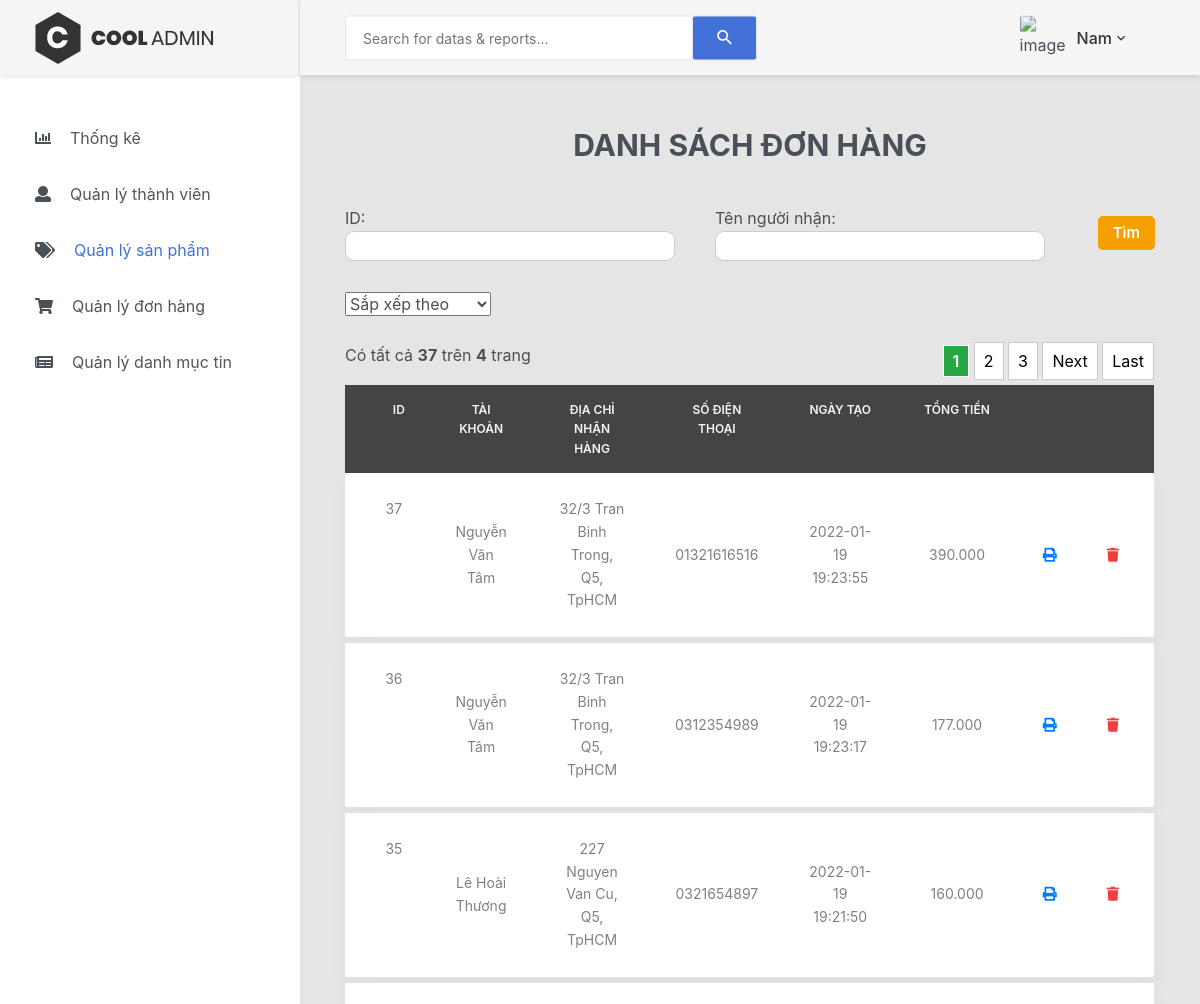
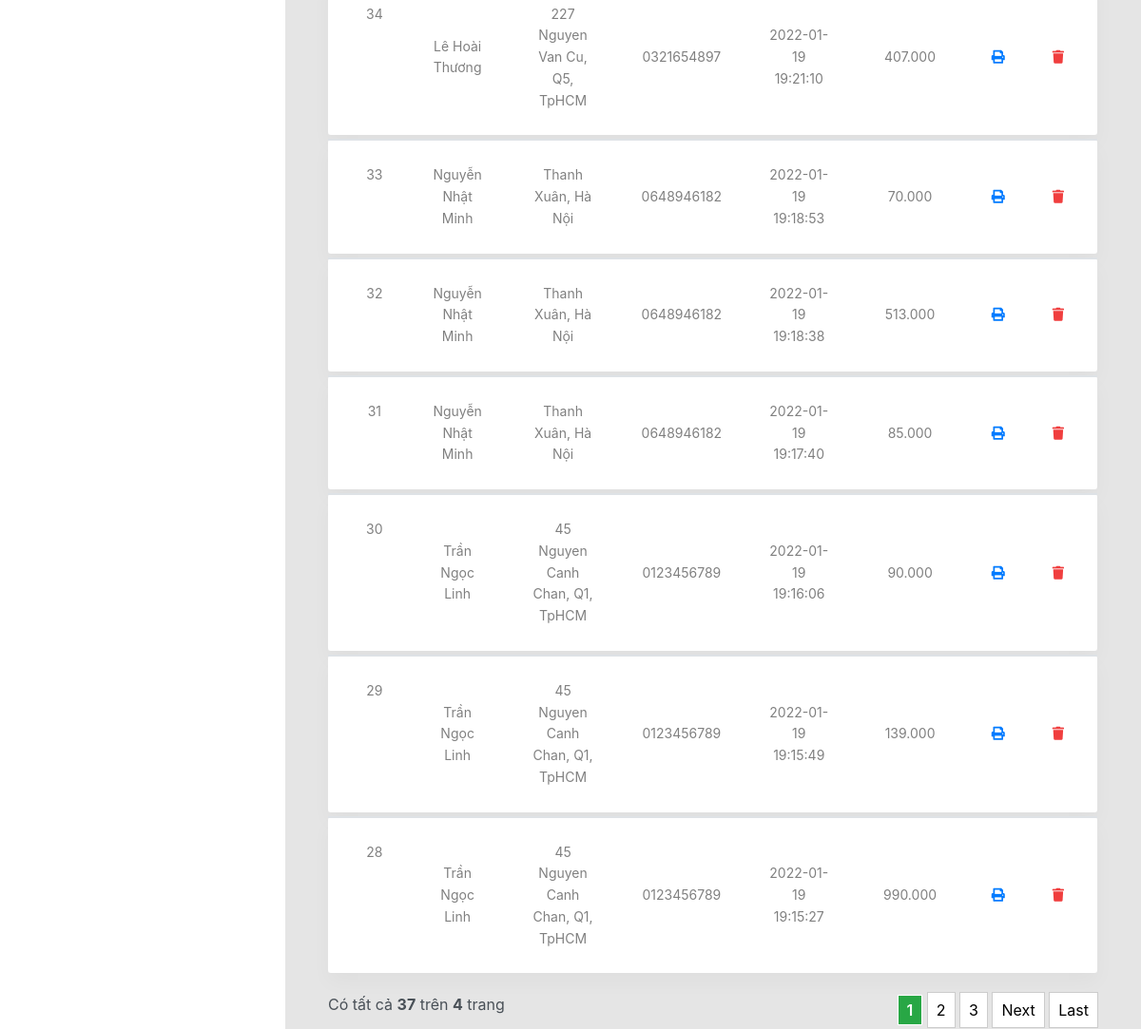
Screenshot of /admin/order.php (signed in) with the database file from the repository (2 pictures, top to bottom).
### tables this page shows
CREATE TABLE `orders` (
  `id` int(11) NOT NULL,
  `customer_id` int(11) DEFAULT NULL,
  `fullname` varchar(255) NOT NULL,
  `phone` varchar(255) DEFAULT NULL,
  `address` varchar(500) NOT NULL,
  `note` text DEFAULT NULL,
  `total` int(11) NOT NULL,
  `created_date` datetime NOT NULL,
  `required_date` date DEFAULT NULL,
  `status` tinyint(4) NOT NULL DEFAULT 1,
  `last_updated` datetime NOT NULL
);

CREATE TABLE `customers` (
  `id` int(11) NOT NULL,
  `username` varchar(100) DEFAULT NULL,
  `password` varchar(150) DEFAULT NULL,
  `first_name` varchar(50) DEFAULT NULL,
  `last_name` varchar(50) DEFAULT NULL,
  `avatar` varchar(255) DEFAULT NULL,
  `birthday` date DEFAULT NULL,
  `phone` varchar(11) DEFAULT NULL,
  `address` varchar(255) DEFAULT NULL,
  `email` varchar(255) DEFAULT NULL,
  `status` tinyint(4) NOT NULL DEFAULT 1,
  `money_spent` float NOT NULL DEFAULT 0,
  `last_updated` datetime NOT NULL,
  `created_date` datetime NOT NULL
);

### admin/order.php (the view, shortened to what this page needs)
<?php
    include 'header.php';
     ?>
   <body>
        <?php if (empty($_SESSION['current_user'])) { ?>
            <a href="login.php">Đăng nhập để vào trang Admin</a>
            <?php
         } else {
        include 'menu_sidebar.php';
        ?>
        <div class="page-container">
    <?php
        include 'admin_navbar.php';
    $config_name = "order";
    $config_title = "ĐƠN HÀNG   ";
        $item_per_page = (!empty($_GET['per_page'])) ? $_GET['per_page'] : 10;
        $current_page = (!empty($_GET['page'])) ? $_GET['page'] : 1;
        $offset = ($current_page - 1) * $item_per_page;
        if(!empty($where)){
            $orders = mysqli_query($con, "SELECT `orders`.*,`customers`.`first_name`,`customers`.`last_name`
            FROM `orders` INNER JOIN `customers` ON `customers`.id = `orders`.`customer_id`
            WHERE (".$where.")
            ORDER BY `id` DESC LIMIT " . $item_per_page . " OFFSET " . $offset);
        }else{
            $orders = mysqli_query($con, "SELECT `orders`.*,`customers`.`first_name`,`customers`.`last_name`
            FROM `orders` INNER JOIN `customers` ON `customers`.id = `orders`.`customer_id`
            ORDER BY `id` DESC LIMIT " . $item_per_page . " OFFSET " . $offset);
        }
    ?>
            <div class="main-content">
                <div class="section__content section__content--p30">
                    <div class="container-fluid">
                        <p style="text-align:center;padding: 5px;font-size: 30px;"><b>DANH SÁCH <?= $config_title ?></b></p>
                        <div class="row">
                            <div class="col-md-12" style="margin-bottom:10px">
                                <form id="<?= $config_name ?>-search-form" action="<?= $config_name ?>.php?action=search" method="POST">
                                    <fieldset class="flex-fieldset">
                                        <p>ID: <input class="input-area" type="text" name="id" value="<?= !empty($id) ? $id : "" ?>" /> </p>
                                        <p>Tên người nhận: <input class="input-area" type="text" name="fullname" value="<?= !empty($fullname) ? $fullname : "" ?>" /> </p>
                                        <input class="button" type="submit" value="Tìm" />
                                    </fieldset>
                                </form>
                                <select name="sort" id="sort" onchange="this.options[this.selectedIndex].value && (window.location = this.options[this.selectedIndex].value);">
                                    <option value="" hidden selected>Sắp xếp theo</option>
                                </select>
                            </div>
                            <div class="col-md-12">
                                <div class="table-responsive table-responsive-data2">
                            <?php
                            include './pagination.php';
                            ?>
                                    <table class="table table-data2" style="margin-top:5px;">
                                        <thead style="background-color:#444;color:#f4f4f4">
                                            <tr>
                                                <th style="color:#f4f4f4;text-align: center;">ID</th>
                                                <th style="color:#f4f4f4;text-align: center;">Tài khoản</th>
                                                <th style="color:#f4f4f4;text-align: center;">Địa chỉ nhận hàng</th>
                                                <th style="color:#f4f4f4;text-align: center;width: 15%;">Số điện thoại</th>
                                                <th style="color:#f4f4f4;text-align: center;">Ngày tạo</th>
                                                <th style="color:#f4f4f4;text-align: center;width: 15%;">Tổng tiền</th>
                                                <th></th>
                                                <th></th>
                                            </tr>
                                        </thead>
                                <?php  while ($row = mysqli_fetch_array($orders)) { ?>
                                        <tbody>
                                            <tr class="tr-shadow">
                                                <td style="text-align:center;"><?=$row['id']?></td>
                                                <td style="text-align:center;"><?=$row['first_name']." ".$row['last_name']?></td>
                                                <td style="text-align:center;"><?=$row['address']?></td>
                                                <td style="text-align:center;"><?=$row['phone']?></td>
                                                <td style="text-align:center;"><?=$row['created_date']?></td>
                                                <td style="text-align:center;"><?= number_format($row['total'], 0, ",", ".")?></td>
                                                <td style="text-align:center;"><a class="fa fa-print" href="order_printing.php?id=<?=$row['id']?>" target="_blank"></a></td>
                                                <td style="text-align:center;"><a class="fa fa-trash" href="order_delete.php?id=<?=$row['id']?>"></a></td>
                                            </tr><tr class="spacer"></tr>
                                        </tbody>
                                 <?php  } ?>
                                    </table>
                                </div>
                            <?php
                            include './pagination.php';
                            ?>
                            </div>
                        </div>
                    </div>
                </div>
            </div>
    </div>
    <?php } ?>
</body>
</html>

### admin/order.php (style rules this page uses)
* { margin: 0; padding: 0; box-sizing: border-box; font-family: -apple-system,BlinkMacSystemFont,"Segoe UI",Roboto,"Helvetica Neue",Arial,sans-serif,"Apple Color Emoji","Segoe UI Emoji","Segoe UI Symbol","Noto Color Emoji"; color: #495057; }
.fa-trash { color: #f03e3e; }
.flex-fieldset { margin-top: 30px; display: flex; gap: 40px; margin-bottom: 30px; align-items: center; }
.input-area { height: 30px; width: 330px; right: 10px; border-radius: 9px; border: 1px solid #ccc; padding: 5px; }
.button { font-size: 15px; font-weight: 600; background-color: #f59f00; color: #fff; text-decoration: none; cursor: pointer; border-radius: 5px; border: 0; padding: 5px 15px; }

### rows the page displays
orders: id "37", customer.first_name "Nguyễn Văn", customer.last_name "Tâm", address "32/3 Tran Binh Trong, Q5, TpHCM", phone "01321616516", created_date "2022-01-19 19:23:55", total "390.000"
orders: id "36", customer.first_name "Nguyễn Văn", customer.last_name "Tâm", address "32/3 Tran Binh Trong, Q5, TpHCM", phone "0312354989", created_date "2022-01-19 19:23:17", total "177.000"
orders: id "35", customer.first_name "Lê Hoài", customer.last_name "Thương", address "227 Nguyen Van Cu, Q5, TpHCM", phone "0321654897", created_date "2022-01-19 19:21:50", total "160.000"
orders: id "34", customer.first_name "Lê Hoài", customer.last_name "Thương", address "227 Nguyen Van Cu, Q5, TpHCM", phone "0321654897", created_date "2022-01-19 19:21:10", total "407.000"
orders: id "33", customer.first_name "Nguyễn Nhật", customer.last_name "Minh", address "Thanh Xuân, Hà Nội", phone "0648946182", created_date "2022-01-19 19:18:53", total "70.000"
orders: id "32", customer.first_name "Nguyễn Nhật", customer.last_name "Minh", address "Thanh Xuân, Hà Nội", phone "0648946182", created_date "2022-01-19 19:18:38", total "513.000"
orders: id "31", customer.first_name "Nguyễn Nhật", customer.last_name "Minh", address "Thanh Xuân, Hà Nội", phone "0648946182", created_date "2022-01-19 19:17:40", total "85.000"
orders: id "30", customer.first_name "Trần Ngọc", customer.last_name "Linh", address "45 Nguyen Canh Chan, Q1, TpHCM", phone "0123456789", created_date "2022-01-19 19:16:06", total "90.000"
orders: id "29", customer.first_name "Trần Ngọc", customer.last_name "Linh", address "45 Nguyen Canh Chan, Q1, TpHCM", phone "0123456789", created_date "2022-01-19 19:15:49", total "139.000"
orders: id "28", customer.first_name "Trần Ngọc", customer.last_name "Linh", address "45 Nguyen Canh Chan, Q1, TpHCM", phone "0123456789", created_date "2022-01-19 19:15:27", total "990.000"

### other values shown
$currentUser['last_name'] "Nam"
$config_title "ĐƠN HÀNG"
$totalRecords "37 37"
$totalPages "4 4"
